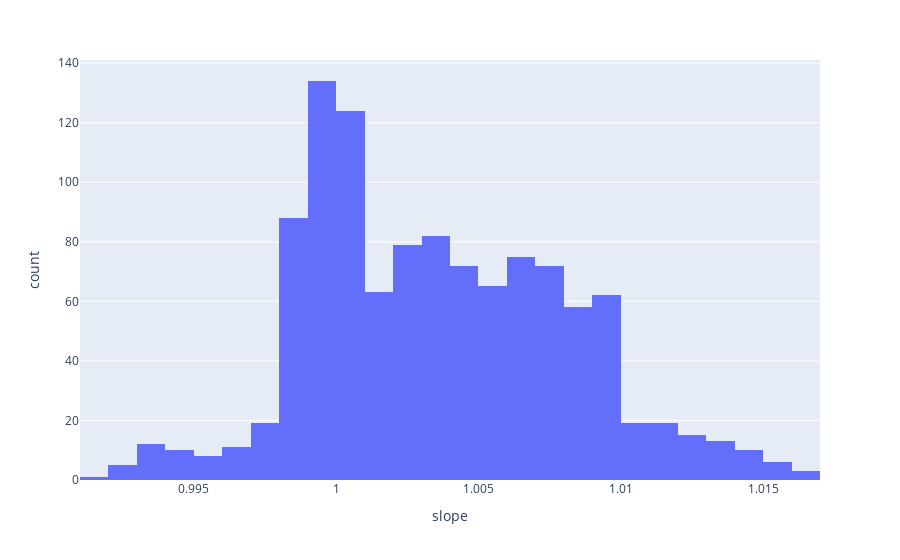
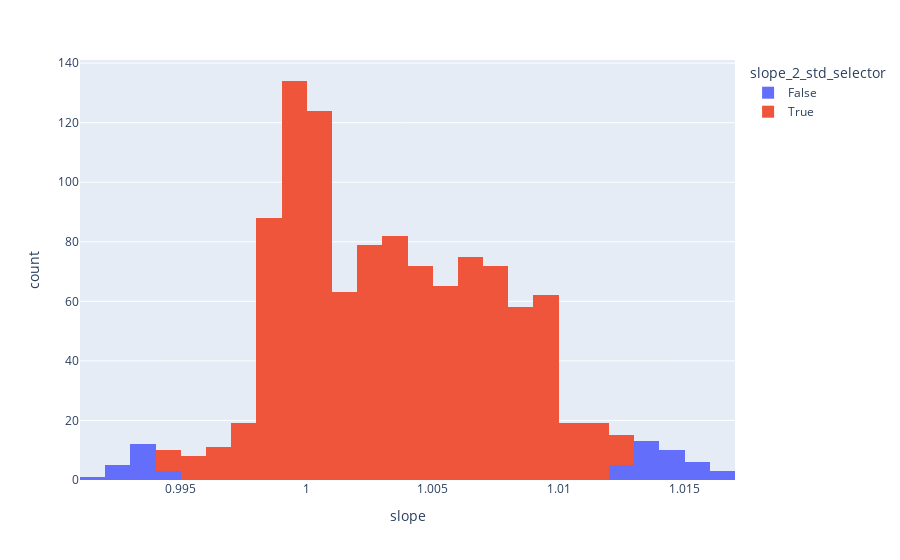
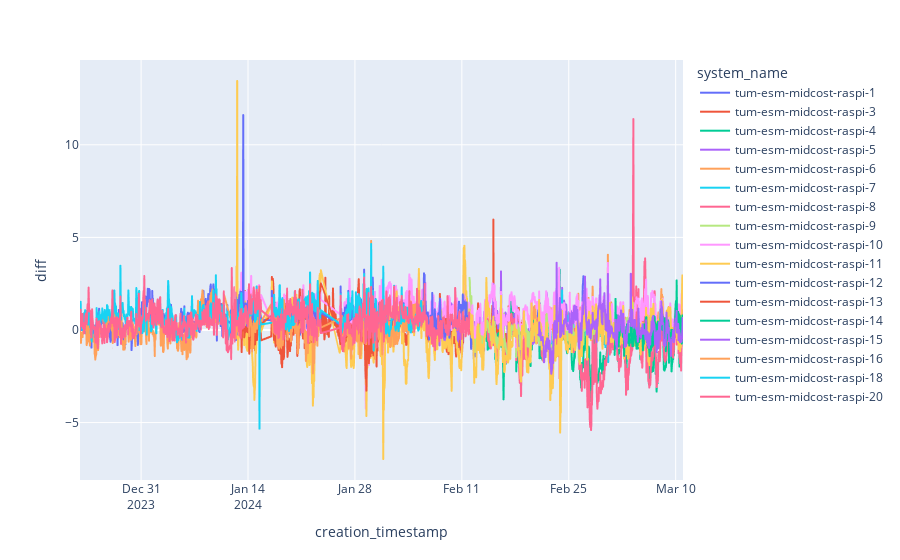
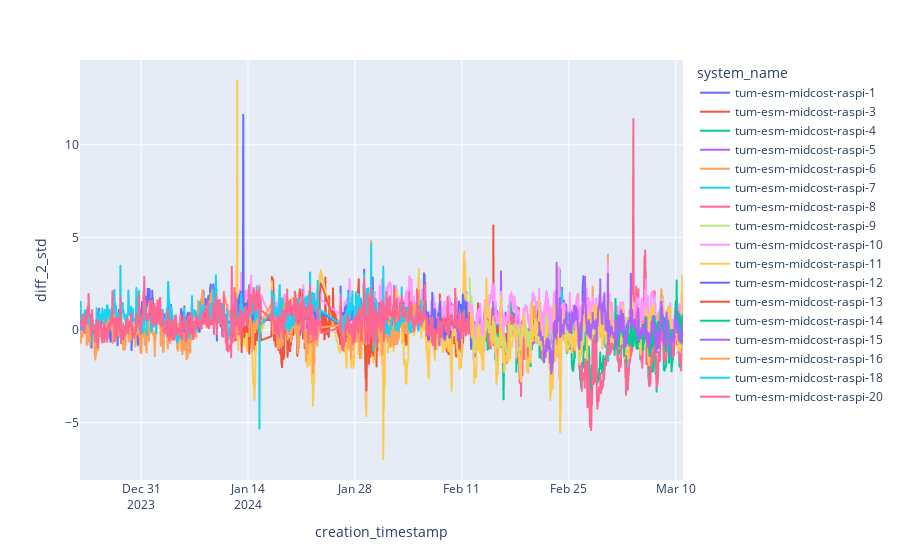

The code cell stored with these charts, in order, in its notebook:
### Code cell
fig = px.histogram(df_filtered, x="slope")
fig.show()
fig = px.histogram(df_std, x="slope", color="slope_2_std_selector")
fig.show()

fig = px.line(df_all_sbs_filtered, x="creation_timestamp", y="diff", color = "system_name")
fig.show()
fig = px.line(df_all_sbs_filtered, x="creation_timestamp", y="diff_2_std", color = "system_name")
fig.show()

fig = px.scatter(df_all_sbs_filtered, x="system_name", y=["rmse_full_deployment","rmse_2_std_full_deployment"])
fig.show()

### Figure 1 — Plotly figure (JSON) as saved in the notebook; plotly's stock layout.template omitted (floating-point values rounded to 4 significant figures; data arrays with more than 128 entries replaced by an {"elided": "..."} marker saying what was removed)
{"data": [{"alignmentgroup": "True", "bingroup": "x", "hovertemplate": "slope=%{x}<br>count=%{y}<extra></extra>", "legendgroup": "", "marker": {"color": "#636efa", "pattern": {"shape": ""}}, "name": "", "offsetgroup": "", "orientation": "v", "showlegend": false, "type": "histogram", "x": {"elided": "1125 float values"}, "xaxis": "x", "yaxis": "y"}], "layout": {"barmode": "relative", "legend": {"tracegroupgap": 0}, "margin": {"t": 60}, "xaxis": {"anchor": "y", "domain": [0, 1], "title": {"text": "slope"}}, "yaxis": {"anchor": "x", "domain": [0, 1], "title": {"text": "count"}}}}

### Figure 2 — Plotly figure (JSON) as saved in the notebook; plotly's stock layout.template omitted (floating-point values rounded to 4 significant figures; data arrays with more than 128 entries replaced by an {"elided": "..."} marker saying what was removed)
{"data": [{"alignmentgroup": "True", "bingroup": "x", "hovertemplate": "slope_2_std_selector=False<br>slope=%{x}<br>count=%{y}<extra></extra>", "legendgroup": "False", "marker": {"color": "#636efa", "pattern": {"shape": ""}}, "name": "False", "offsetgroup": "False", "orientation": "v", "showlegend": true, "type": "histogram", "x": [0.9939, 0.9938, 0.9938, 1.013, 1.014, 1.015, 1.016, 1.017, 1.016, 1.016, 1.015, 1.015, 1.015, 1.014, 1.014, 1.013, 1.013, 1.013, 1.013, 1.014, 1.014, 1.014, 1.014, 1.013, 1.013, 0.9943, 0.994, 0.9937, 0.9933, 0.993, 0.9927, 0.9924, 0.9921, 0.9919, 0.9923, 0.993, 0.9936, 0.9943, 1.013, 1.014, 1.014, 1.013, 0.9937, 0.9933, 0.9936, 0.9939, 0.9943, 1.013, 1.014, 1.014, 1.015, 1.016, 1.016, 1.016, 1.015, 1.014, 1.014, 1.013], "xaxis": "x", "yaxis": "y"}, {"alignmentgroup": "True", "bingroup": "x", "hovertemplate": "slope_2_std_selector=True<br>slope=%{x}<br>count=%{y}<extra></extra>", "legendgroup": "True", "marker": {"color": "#EF553B", "pattern": {"shape": ""}}, "name": "True", "offsetgroup": "True", "orientation": "v", "showlegend": true, "type": "histogram", "x": {"elided": "1067 float values"}, "xaxis": "x", "yaxis": "y"}], "layout": {"barmode": "relative", "legend": {"title": {"text": "slope_2_std_selector"}, "tracegroupgap": 0}, "margin": {"t": 60}, "xaxis": {"anchor": "y", "domain": [0, 1], "title": {"text": "slope"}}, "yaxis": {"anchor": "x", "domain": [0, 1], "title": {"text": "count"}}}}

### Figure 3 — Plotly figure (JSON) as saved in the notebook; plotly's stock layout.template omitted (floating-point values rounded to 4 significant figures; data arrays with more than 128 entries replaced by an {"elided": "..."} marker saying what was removed)
{"data": [{"hovertemplate": "system_name=tum-esm-midcost-raspi-1<br>creation_timestamp=%{x}<br>diff=%{y}<extra></extra>", "legendgroup": "tum-esm-midcost-raspi-1", "line": {"color": "#636efa", "dash": "solid"}, "marker": {"symbol": "circle"}, "mode": "lines", "name": "tum-esm-midcost-raspi-1", "showlegend": true, "type": "scattergl", "x": {"elided": "478 str values"}, "xaxis": "x", "y": {"elided": "478 float values"}, "yaxis": "y"}, {"hovertemplate": "system_name=tum-esm-midcost-raspi-3<br>creation_timestamp=%{x}<br>diff=%{y}<extra></extra>", "legendgroup": "tum-esm-midcost-raspi-3", "line": {"color": "#EF553B", "dash": "solid"}, "marker": {"symbol": "circle"}, "mode": "lines", "name": "tum-esm-midcost-raspi-3", "showlegend": true, "type": "scattergl", "x": {"elided": "852 str values"}, "xaxis": "x", "y": {"elided": "852 float values"}, "yaxis": "y"}, {"hovertemplate": "system_name=tum-esm-midcost-raspi-4<br>creation_timestamp=%{x}<br>diff=%{y}<extra></extra>", "legendgroup": "tum-esm-midcost-raspi-4", "line": {"color": "#00cc96", "dash": "solid"}, "marker": {"symbol": "circle"}, "mode": "lines", "name": "tum-esm-midcost-raspi-4", "showlegend": true, "type": "scattergl", "x": {"elided": "624 str values"}, "xaxis": "x", "y": {"elided": "624 float values"}, "yaxis": "y"}, {"hovertemplate": "system_name=tum-esm-midcost-raspi-5<br>creation_timestamp=%{x}<br>diff=%{y}<extra></extra>", "legendgroup": "tum-esm-midcost-raspi-5", "line": {"color": "#ab63fa", "dash": "solid"}, "marker": {"symbol": "circle"}, "mode": "lines", "name": "tum-esm-midcost-raspi-5", "showlegend": true, "type": "scattergl", "x": {"elided": "454 str values"}, "xaxis": "x", "y": {"elided": "454 float values"}, "yaxis": "y"}, {"hovertemplate": "system_name=tum-esm-midcost-raspi-6<br>creation_timestamp=%{x}<br>diff=%{y}<extra></extra>", "legendgroup": "tum-esm-midcost-raspi-6", "line": {"color": "#FFA15A", "dash": "solid"}, "marker": {"symbol": "circle"}, "mode": "lines", "name": "tum-esm-midcost-raspi-6", "showlegend": true, "type": "scattergl", "x": {"elided": "480 str values"}, "xaxis": "x", "y": {"elided": "480 float values"}, "yaxis": "y"}, {"hovertemplate": "system_name=tum-esm-midcost-raspi-7<br>creation_timestamp=%{x}<br>diff=%{y}<extra></extra>", "legendgroup": "tum-esm-midcost-raspi-7", "line": {"color": "#19d3f3", "dash": "solid"}, "marker": {"symbol": "circle"}, "mode": "lines", "name": "tum-esm-midcost-raspi-7", "showlegend": true, "type": "scattergl", "x": {"elided": "456 str values"}, "xaxis": "x", "y": {"elided": "456 float values"}, "yaxis": "y"}, {"hovertemplate": "system_name=tum-esm-midcost-raspi-8<br>creation_timestamp=%{x}<br>diff=%{y}<extra></extra>", "legendgroup": "tum-esm-midcost-raspi-8", "line": {"color": "#FF6692", "dash": "solid"}, "marker": {"symbol": "circle"}, "mode": "lines", "name": "tum-esm-midcost-raspi-8", "showlegend": true, "type": "scattergl", "x": {"elided": "646 str values"}, "xaxis": "x", "y": {"elided": "646 float values"}, "yaxis": "y"}, {"hovertemplate": "system_name=tum-esm-midcost-raspi-9<br>creation_timestamp=%{x}<br>diff=%{y}<extra></extra>", "legendgroup": "tum-esm-midcost-raspi-9", "line": {"color": "#B6E880", "dash": "solid"}, "marker": {"symbol": "circle"}, "mode": "lines", "name": "tum-esm-midcost-raspi-9", "showlegend": true, "type": "scattergl", "x": {"elided": "513 str values"}, "xaxis": "x", "y": {"elided": "513 float values"}, "yaxis": "y"}, {"hovertemplate": "system_name=tum-esm-midcost-raspi-10<br>creation_timestamp=%{x}<br>diff=%{y}<extra></extra>", "legendgroup": "tum-esm-midcost-raspi-10", "line": {"color": "#FF97FF", "dash": "solid"}, "marker": {"symbol": "circle"}, "mode": "lines", "name": "tum-esm-midcost-raspi-10", "showlegend": true, "type": "scattergl", "x": {"elided": "1298 str values"}, "xaxis": "x", "y": {"elided": "1298 float values"}, "yaxis": "y"}, {"hovertemplate": "system_name=tum-esm-midcost-raspi-11<br>creation_timestamp=%{x}<br>diff=%{y}<extra></extra>", "legendgroup": "tum-esm-midcost-raspi-11", "line": {"color": "#FECB52", "dash": "solid"}, "marker": {"symbol": "circle"}, "mode": "lines", "name": "tum-esm-midcost-raspi-11", "showlegend": true, "type": "scattergl", "x": {"elided": "1322 str values"}, "xaxis": "x", "y": {"elided": "1322 float values"}, "yaxis": "y"}, {"hovertemplate": "system_name=tum-esm-midcost-raspi-12<br>creation_timestamp=%{x}<br>diff=%{y}<extra></extra>", "legendgroup": "tum-esm-midcost-raspi-12", "line": {"color": "#636efa", "dash": "solid"}, "marker": {"symbol": "circle"}, "mode": "lines", "name": "tum-esm-midcost-raspi-12", "showlegend": true, "type": "scattergl", "x": {"elided": "1125 str values"}, "xaxis": "x", "y": {"elided": "1125 float values"}, "yaxis": "y"}, {"hovertemplate": "system_name=tum-esm-midcost-raspi-13<br>creation_timestamp=%{x}<br>diff=%{y}<extra></extra>", "legendgroup": "tum-esm-midcost-raspi-13", "line": {"color": "#EF553B", "dash": "solid"}, "marker": {"symbol": "circle"}, "mode": "lines", "name": "tum-esm-midcost-raspi-13", "showlegend": true, "type": "scattergl", "x": {"elided": "343 str values"}, "xaxis": "x", "y": {"elided": "343 float values"}, "yaxis": "y"}, {"hovertemplate": "system_name=tum-esm-midcost-raspi-14<br>creation_timestamp=%{x}<br>diff=%{y}<extra></extra>", "legendgroup": "tum-esm-midcost-raspi-14", "line": {"color": "#00cc96", "dash": "solid"}, "marker": {"symbol": "circle"}, "mode": "lines", "name": "tum-esm-midcost-raspi-14", "showlegend": true, "type": "scattergl", "x": {"elided": "216 str values"}, "xaxis": "x", "y": {"elided": "216 float values"}, "yaxis": "y"}, {"hovertemplate": "system_name=tum-esm-midcost-raspi-15<br>creation_timestamp=%{x}<br>diff=%{y}<extra></extra>", "legendgroup": "tum-esm-midcost-raspi-15", "line": {"color": "#ab63fa", "dash": "solid"}, "marker": {"symbol": "circle"}, "mode": "lines", "name": "tum-esm-midcost-raspi-15", "showlegend": true, "type": "scattergl", "x": {"elided": "456 str values"}, "xaxis": "x", "y": {"elided": "456 float values"}, "yaxis": "y"}, {"hovertemplate": "system_name=tum-esm-midcost-raspi-16<br>creation_timestamp=%{x}<br>diff=%{y}<extra></extra>", "legendgroup": "tum-esm-midcost-raspi-16", "line": {"color": "#FFA15A", "dash": "solid"}, "marker": {"symbol": "circle"}, "mode": "lines", "name": "tum-esm-midcost-raspi-16", "showlegend": true, "type": "scattergl", "x": {"elided": "951 str values"}, "xaxis": "x", "y": {"elided": "951 float values"}, "yaxis": "y"}, {"hovertemplate": "system_name=tum-esm-midcost-raspi-18<br>creation_timestamp=%{x}<br>diff=%{y}<extra></extra>", "legendgroup": "tum-esm-midcost-raspi-18", "line": {"color": "#19d3f3", "dash": "solid"}, "marker": {"symbol": "circle"}, "mode": "lines", "name": "tum-esm-midcost-raspi-18", "showlegend": true, "type": "scattergl", "x": {"elided": "981 str values"}, "xaxis": "x", "y": {"elided": "981 float values"}, "yaxis": "y"}, {"hovertemplate": "system_name=tum-esm-midcost-raspi-20<br>creation_timestamp=%{x}<br>diff=%{y}<extra></extra>", "legendgroup": "tum-esm-midcost-raspi-20", "line": {"color": "#FF6692", "dash": "solid"}, "marker": {"symbol": "circle"}, "mode": "lines", "name": "tum-esm-midcost-raspi-20", "showlegend": true, "type": "scattergl", "x": {"elided": "1125 str values"}, "xaxis": "x", "y": {"elided": "1125 float values"}, "yaxis": "y"}], "layout": {"legend": {"title": {"text": "system_name"}, "tracegroupgap": 0}, "margin": {"t": 60}, "xaxis": {"anchor": "y", "domain": [0, 1], "title": {"text": "creation_timestamp"}}, "yaxis": {"anchor": "x", "domain": [0, 1], "title": {"text": "diff"}}}}

### Figure 4 — Plotly figure (JSON) as saved in the notebook; plotly's stock layout.template omitted (floating-point values rounded to 4 significant figures; data arrays with more than 128 entries replaced by an {"elided": "..."} marker saying what was removed)
{"data": [{"hovertemplate": "system_name=tum-esm-midcost-raspi-1<br>creation_timestamp=%{x}<br>diff_2_std=%{y}<extra></extra>", "legendgroup": "tum-esm-midcost-raspi-1", "line": {"color": "#636efa", "dash": "solid"}, "marker": {"symbol": "circle"}, "mode": "lines", "name": "tum-esm-midcost-raspi-1", "showlegend": true, "type": "scattergl", "x": {"elided": "478 str values"}, "xaxis": "x", "y": {"elided": "478 float values"}, "yaxis": "y"}, {"hovertemplate": "system_name=tum-esm-midcost-raspi-3<br>creation_timestamp=%{x}<br>diff_2_std=%{y}<extra></extra>", "legendgroup": "tum-esm-midcost-raspi-3", "line": {"color": "#EF553B", "dash": "solid"}, "marker": {"symbol": "circle"}, "mode": "lines", "name": "tum-esm-midcost-raspi-3", "showlegend": true, "type": "scattergl", "x": {"elided": "852 str values"}, "xaxis": "x", "y": {"elided": "852 float values"}, "yaxis": "y"}, {"hovertemplate": "system_name=tum-esm-midcost-raspi-4<br>creation_timestamp=%{x}<br>diff_2_std=%{y}<extra></extra>", "legendgroup": "tum-esm-midcost-raspi-4", "line": {"color": "#00cc96", "dash": "solid"}, "marker": {"symbol": "circle"}, "mode": "lines", "name": "tum-esm-midcost-raspi-4", "showlegend": true, "type": "scattergl", "x": {"elided": "624 str values"}, "xaxis": "x", "y": {"elided": "624 float values"}, "yaxis": "y"}, {"hovertemplate": "system_name=tum-esm-midcost-raspi-5<br>creation_timestamp=%{x}<br>diff_2_std=%{y}<extra></extra>", "legendgroup": "tum-esm-midcost-raspi-5", "line": {"color": "#ab63fa", "dash": "solid"}, "marker": {"symbol": "circle"}, "mode": "lines", "name": "tum-esm-midcost-raspi-5", "showlegend": true, "type": "scattergl", "x": {"elided": "454 str values"}, "xaxis": "x", "y": {"elided": "454 float values"}, "yaxis": "y"}, {"hovertemplate": "system_name=tum-esm-midcost-raspi-6<br>creation_timestamp=%{x}<br>diff_2_std=%{y}<extra></extra>", "legendgroup": "tum-esm-midcost-raspi-6", "line": {"color": "#FFA15A", "dash": "solid"}, "marker": {"symbol": "circle"}, "mode": "lines", "name": "tum-esm-midcost-raspi-6", "showlegend": true, "type": "scattergl", "x": {"elided": "480 str values"}, "xaxis": "x", "y": {"elided": "480 float values"}, "yaxis": "y"}, {"hovertemplate": "system_name=tum-esm-midcost-raspi-7<br>creation_timestamp=%{x}<br>diff_2_std=%{y}<extra></extra>", "legendgroup": "tum-esm-midcost-raspi-7", "line": {"color": "#19d3f3", "dash": "solid"}, "marker": {"symbol": "circle"}, "mode": "lines", "name": "tum-esm-midcost-raspi-7", "showlegend": true, "type": "scattergl", "x": {"elided": "456 str values"}, "xaxis": "x", "y": {"elided": "456 float values"}, "yaxis": "y"}, {"hovertemplate": "system_name=tum-esm-midcost-raspi-8<br>creation_timestamp=%{x}<br>diff_2_std=%{y}<extra></extra>", "legendgroup": "tum-esm-midcost-raspi-8", "line": {"color": "#FF6692", "dash": "solid"}, "marker": {"symbol": "circle"}, "mode": "lines", "name": "tum-esm-midcost-raspi-8", "showlegend": true, "type": "scattergl", "x": {"elided": "646 str values"}, "xaxis": "x", "y": {"elided": "646 float values"}, "yaxis": "y"}, {"hovertemplate": "system_name=tum-esm-midcost-raspi-9<br>creation_timestamp=%{x}<br>diff_2_std=%{y}<extra></extra>", "legendgroup": "tum-esm-midcost-raspi-9", "line": {"color": "#B6E880", "dash": "solid"}, "marker": {"symbol": "circle"}, "mode": "lines", "name": "tum-esm-midcost-raspi-9", "showlegend": true, "type": "scattergl", "x": {"elided": "513 str values"}, "xaxis": "x", "y": {"elided": "513 float values"}, "yaxis": "y"}, {"hovertemplate": "system_name=tum-esm-midcost-raspi-10<br>creation_timestamp=%{x}<br>diff_2_std=%{y}<extra></extra>", "legendgroup": "tum-esm-midcost-raspi-10", "line": {"color": "#FF97FF", "dash": "solid"}, "marker": {"symbol": "circle"}, "mode": "lines", "name": "tum-esm-midcost-raspi-10", "showlegend": true, "type": "scattergl", "x": {"elided": "1298 str values"}, "xaxis": "x", "y": {"elided": "1298 float values"}, "yaxis": "y"}, {"hovertemplate": "system_name=tum-esm-midcost-raspi-11<br>creation_timestamp=%{x}<br>diff_2_std=%{y}<extra></extra>", "legendgroup": "tum-esm-midcost-raspi-11", "line": {"color": "#FECB52", "dash": "solid"}, "marker": {"symbol": "circle"}, "mode": "lines", "name": "tum-esm-midcost-raspi-11", "showlegend": true, "type": "scattergl", "x": {"elided": "1322 str values"}, "xaxis": "x", "y": {"elided": "1322 float values"}, "yaxis": "y"}, {"hovertemplate": "system_name=tum-esm-midcost-raspi-12<br>creation_timestamp=%{x}<br>diff_2_std=%{y}<extra></extra>", "legendgroup": "tum-esm-midcost-raspi-12", "line": {"color": "#636efa", "dash": "solid"}, "marker": {"symbol": "circle"}, "mode": "lines", "name": "tum-esm-midcost-raspi-12", "showlegend": true, "type": "scattergl", "x": {"elided": "1125 str values"}, "xaxis": "x", "y": {"elided": "1125 float values"}, "yaxis": "y"}, {"hovertemplate": "system_name=tum-esm-midcost-raspi-13<br>creation_timestamp=%{x}<br>diff_2_std=%{y}<extra></extra>", "legendgroup": "tum-esm-midcost-raspi-13", "line": {"color": "#EF553B", "dash": "solid"}, "marker": {"symbol": "circle"}, "mode": "lines", "name": "tum-esm-midcost-raspi-13", "showlegend": true, "type": "scattergl", "x": {"elided": "343 str values"}, "xaxis": "x", "y": {"elided": "343 float values"}, "yaxis": "y"}, {"hovertemplate": "system_name=tum-esm-midcost-raspi-14<br>creation_timestamp=%{x}<br>diff_2_std=%{y}<extra></extra>", "legendgroup": "tum-esm-midcost-raspi-14", "line": {"color": "#00cc96", "dash": "solid"}, "marker": {"symbol": "circle"}, "mode": "lines", "name": "tum-esm-midcost-raspi-14", "showlegend": true, "type": "scattergl", "x": {"elided": "216 str values"}, "xaxis": "x", "y": {"elided": "216 float values"}, "yaxis": "y"}, {"hovertemplate": "system_name=tum-esm-midcost-raspi-15<br>creation_timestamp=%{x}<br>diff_2_std=%{y}<extra></extra>", "legendgroup": "tum-esm-midcost-raspi-15", "line": {"color": "#ab63fa", "dash": "solid"}, "marker": {"symbol": "circle"}, "mode": "lines", "name": "tum-esm-midcost-raspi-15", "showlegend": true, "type": "scattergl", "x": {"elided": "456 str values"}, "xaxis": "x", "y": {"elided": "456 float values"}, "yaxis": "y"}, {"hovertemplate": "system_name=tum-esm-midcost-raspi-16<br>creation_timestamp=%{x}<br>diff_2_std=%{y}<extra></extra>", "legendgroup": "tum-esm-midcost-raspi-16", "line": {"color": "#FFA15A", "dash": "solid"}, "marker": {"symbol": "circle"}, "mode": "lines", "name": "tum-esm-midcost-raspi-16", "showlegend": true, "type": "scattergl", "x": {"elided": "951 str values"}, "xaxis": "x", "y": {"elided": "951 float values"}, "yaxis": "y"}, {"hovertemplate": "system_name=tum-esm-midcost-raspi-18<br>creation_timestamp=%{x}<br>diff_2_std=%{y}<extra></extra>", "legendgroup": "tum-esm-midcost-raspi-18", "line": {"color": "#19d3f3", "dash": "solid"}, "marker": {"symbol": "circle"}, "mode": "lines", "name": "tum-esm-midcost-raspi-18", "showlegend": true, "type": "scattergl", "x": {"elided": "981 str values"}, "xaxis": "x", "y": {"elided": "981 float values"}, "yaxis": "y"}, {"hovertemplate": "system_name=tum-esm-midcost-raspi-20<br>creation_timestamp=%{x}<br>diff_2_std=%{y}<extra></extra>", "legendgroup": "tum-esm-midcost-raspi-20", "line": {"color": "#FF6692", "dash": "solid"}, "marker": {"symbol": "circle"}, "mode": "lines", "name": "tum-esm-midcost-raspi-20", "showlegend": true, "type": "scattergl", "x": {"elided": "1125 str values"}, "xaxis": "x", "y": {"elided": "1125 float values"}, "yaxis": "y"}], "layout": {"legend": {"title": {"text": "system_name"}, "tracegroupgap": 0}, "margin": {"t": 60}, "xaxis": {"anchor": "y", "domain": [0, 1], "title": {"text": "creation_timestamp"}}, "yaxis": {"anchor": "x", "domain": [0, 1], "title": {"text": "diff_2_std"}}}}
